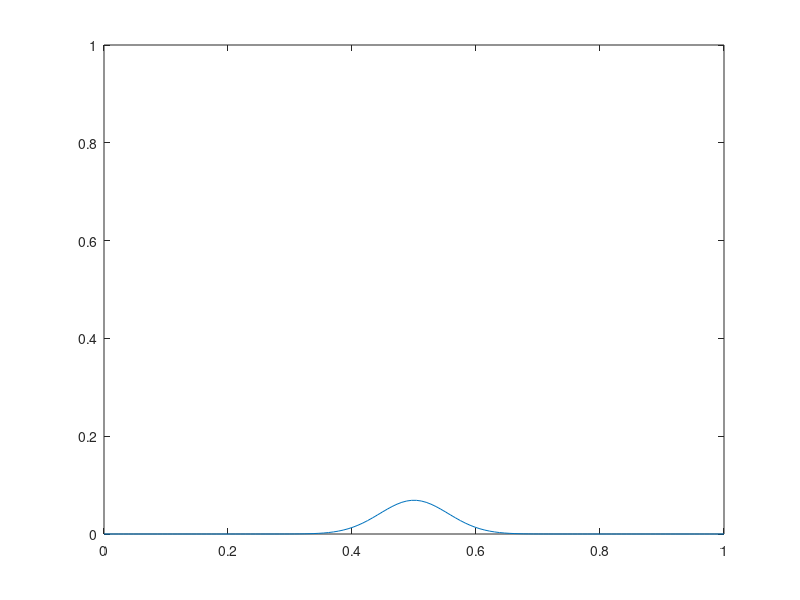

MATLAB code to generate this figure:
% Problem 3 (a)
% Marty Fuhry
% 2/13/2011
% Compiled and ran using GNU Octave, version 3.2.4 configured for "x86_64-pc-linux-gnu".

%%%%%%%%%%%%%%%%%%%%%%%%%%%%%%%%%%%%%%%%%%%%%%%%%%%%%%%%%%%%%%%%%%%%%%%%%%%%%%%%
% Consider the heat equation                                                   %
%  u_t = k u_xx                                                                %
% over 0 < x < 1, k = 1                                                        %
% Use Method 1 to solve this over m=128 grid points.                           %
% Forward in time, centered in space:                                          %
%  u_j^n+1 = u_j^n + k dt / dx * ( u_j-1^n - 2 u_j^n + u_j+1^n)                %
% Assume Dirichlet boundary conditions                                         %
%  u(0,t) = u(1,t) = 0                                                         %
% and initial conditions                                                       %
%  u(x,0) = sech^2(200x - 100)                                                 %
%%%%%%%%%%%%%%%%%%%%%%%%%%%%%%%%%%%%%%%%%%%%%%%%%%%%%%%%%%%%%%%%%%%%%%%%%%%%%%%%

% set up some PDE variables
kappa = 1;
m = 128;
a = 0;
b = 1;
timesteps = 100;

dx = (b - a) / (m - 1);    % space discretization
x  = [a:dx:b]';            % grid

% tridiagaonal matrix with [1 -2 1] 
A = -2*diag(ones(m,1)) + 1*diag(ones(m-1,1),-1) + 1*diag(ones(m-1,1),1);

% loop through the different time discretizations
for dt = [0.00004, 0.00003, 0.000015]
    U  = sech(200*x - 100).^2; % reset initial conditions
    mu = kappa * dt / dx^2; 
    for t = 1:timesteps   % loop through the timesteps
        U += mu*A*U;      % perform the FD method
        plot(x,U);        % plot the result
        axis([a,b,0,1])
        drawnow;
    endfor
    input("Press any key to continue.")
endfor
